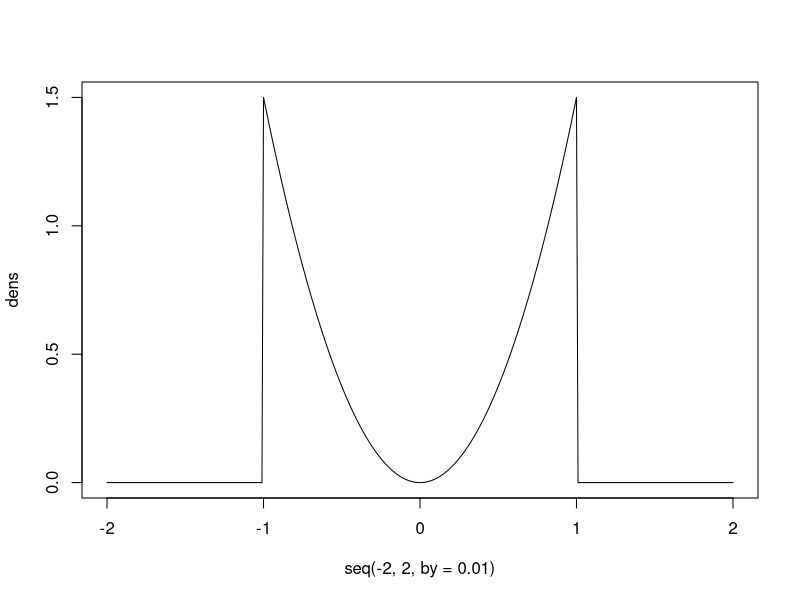
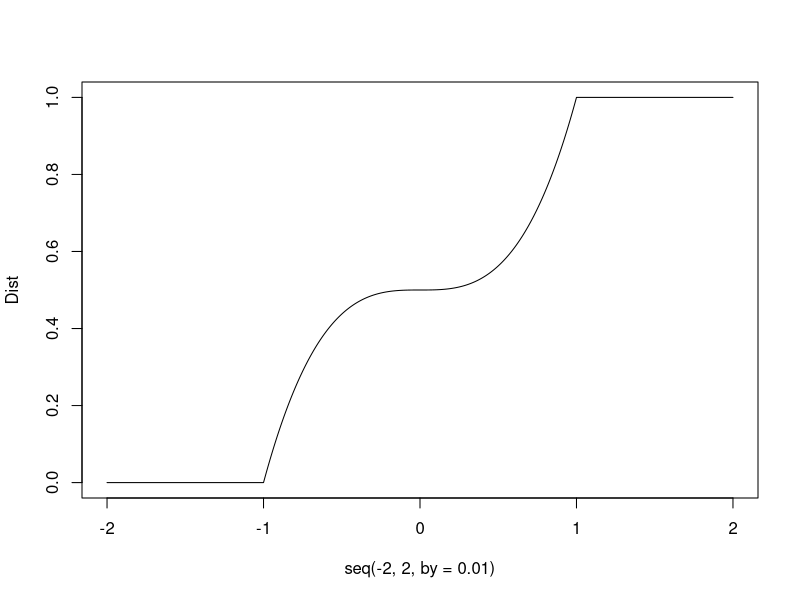
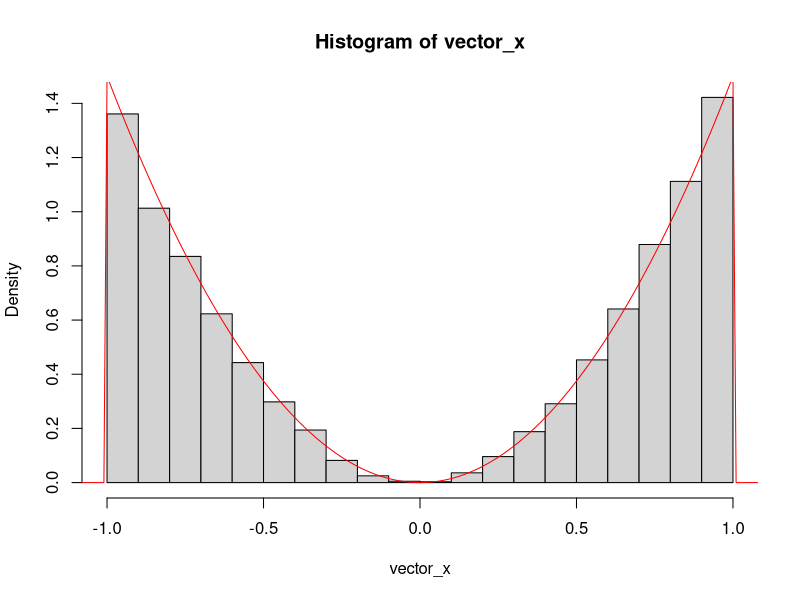
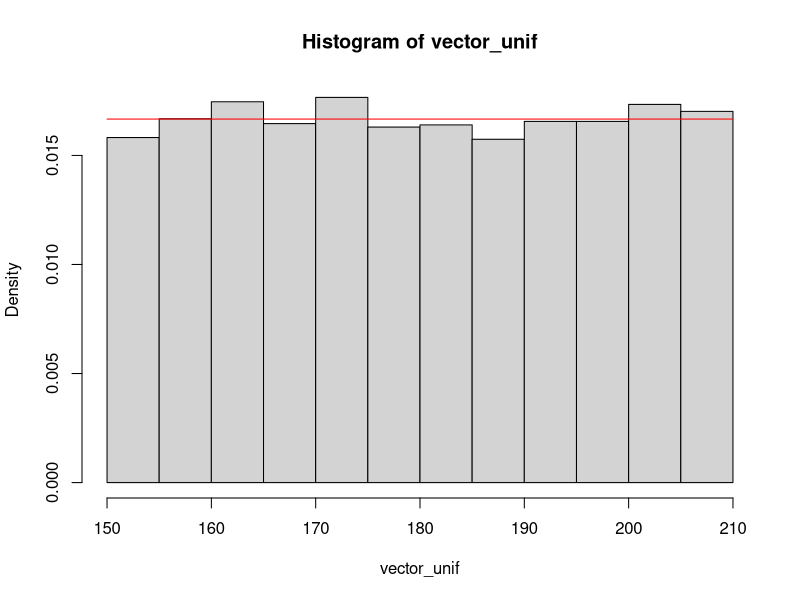
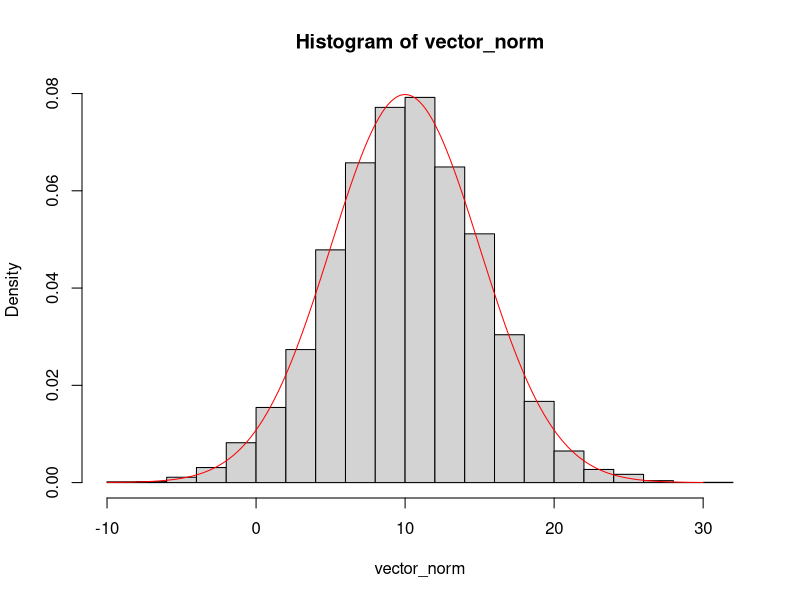

Generate these figures, in order, with R:
##### EJEMPLO 1: SIMULACION DE UNA DENSIDAD#####

###Funci?n de masa  y de distribuci?n de probabilidad

f_X<-function(x){
  if (x>=-1 & x<=1){
    return(1.5*x^2)
  } else {
    0
  }
}

F_X<-function(x){
  if (x< -1){
    0
  } else {
    if (x>=-1 & x<=1){
      return(1.5*(x^3/3 + 1/3))
    } else {
      1
    }
  }
}

###Gr?ficos

dens<-NULL
Dist<-NULL
for (i in seq(-2,2,by=0.01)){
  dens<-c(dens,f_X(i))
  Dist<-c(Dist,F_X(i))
}

plot(seq(-2,2,by=0.01),dens,type="l")


plot(seq(-2,2,by=0.01),Dist,type="l")

###Algoritmo para simular

sim<-function(u){
  if (u>=0.5){
    x<-(2*u-1)^(1/3)
  } else {
    x<- -(1-2*u)^(1/3)
  }
  return(x)
}

###Simulaci?n de 10000 realizaciones
vector_u<-runif(10000)
vector_x<-NULL

for (j in 1:10000){
  vector_x[j]<-sim(vector_u[j])
}

hist(vector_x,prob=TRUE)
lines(seq(-2,2,by=0.01),dens,type="l",col="red")

##### EJEMPLO 2: SIMULACION DE UNA UNIFORME (a=150, b=210)#####

vector_unif<-runif(n=10000,min=150,max=210)

hist(vector_unif,prob=TRUE)
lines(seq(150,210,by=0.01),dunif(x=seq(150,210,by=0.01),min=150,max=210),type="l",col="red")

##### EJEMPLO 3: SIMULACION DE UNA NORMAL (mu=10, sigma=5)#####

vector_norm<-rnorm(n=10000,mean=10,sd=5)

hist(vector_norm,prob=TRUE)
lines(seq(-10,30,by=0.01),dnorm(x=seq(-10,30,by=0.01),mean=10,sd=5),type="l",col="red")
